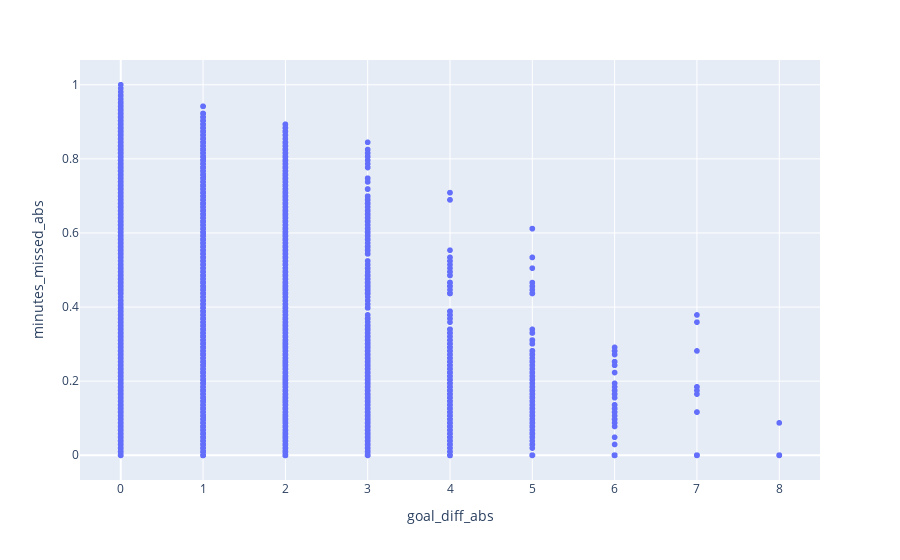

The code cell stored with this chart in its notebook:
### Code cell
px.scatter(games, "goal_diff_abs", "minutes_missed_abs")

### Figure 1 — Plotly figure (JSON) as saved in the notebook; plotly's stock layout.template omitted (floating-point values rounded to 4 significant figures; data arrays with more than 128 entries replaced by an {"elided": "..."} marker saying what was removed)
{"data": [{"hovertemplate": "goal_diff_abs=%{x}<br>minutes_missed_abs=%{y}<extra></extra>", "legendgroup": "", "marker": {"color": "#636efa", "symbol": "circle"}, "mode": "markers", "name": "", "showlegend": false, "type": "scattergl", "x": {"elided": "69356 int values"}, "xaxis": "x", "y": {"elided": "69356 float values"}, "yaxis": "y"}], "layout": {"legend": {"tracegroupgap": 0}, "margin": {"t": 60}, "xaxis": {"anchor": "y", "domain": [0, 1], "title": {"text": "goal_diff_abs"}}, "yaxis": {"anchor": "x", "domain": [0, 1], "title": {"text": "minutes_missed_abs"}}}}
